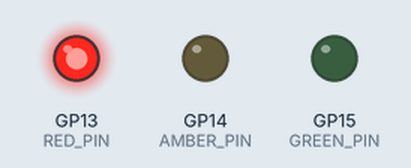
This sketch was run on a simulated Raspberry Pi Pico. Parts: output pins drawn as LEDs (lit = HIGH).

Above: at 1.5 s.
At 3.5 s:
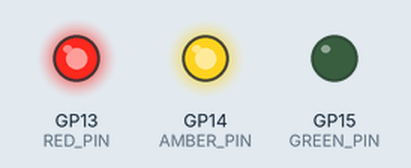
At 5.5 s:
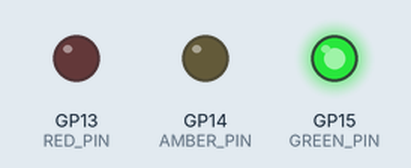
At 7.5 s:
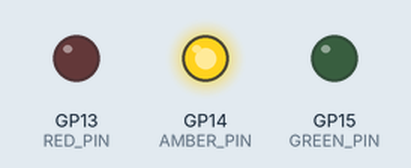
Timing chart, 0 to 10.4 s (numbered marks = the images above):
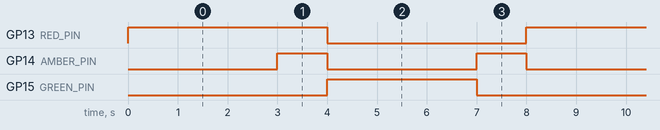

The sketch:

sketch.ino
```cpp
// ------------------------------------------------------------
// Project 04 - Traffic Light
// Simulate a traffic light sequence:
// RED -> RED+AMBER -> GREEN -> AMBER -> repeat
//
// Wiring (each LED: GPIO -> 220 ohm -> anode, cathode -> GND):
//   Red    LED: GP13 (Physical Pin 17)
//   Amber  LED: GP14 (Physical Pin 19)
//   Green  LED: GP15 (Physical Pin 20)
// ------------------------------------------------------------

const int RED_PIN   = 13;   // GP13, physical pin 17
const int AMBER_PIN = 14;   // GP14, physical pin 19
const int GREEN_PIN = 15;   // GP15, physical pin 20

void setup() {
  pinMode(RED_PIN, OUTPUT);
  pinMode(AMBER_PIN, OUTPUT);
  pinMode(GREEN_PIN, OUTPUT);
}

void allOff() {
  digitalWrite(RED_PIN, LOW);
  digitalWrite(AMBER_PIN, LOW);
  digitalWrite(GREEN_PIN, LOW);
}

void loop() {
  // Step 1: STOP - red only for 3 seconds
  allOff();
  digitalWrite(RED_PIN, HIGH);
  delay(3000);

  // Step 2: GET READY - red and amber together for 1 second
  digitalWrite(AMBER_PIN, HIGH);
  delay(1000);

  // Step 3: GO - green only for 3 seconds
  allOff();
  digitalWrite(GREEN_PIN, HIGH);
  delay(3000);

  // Step 4: SLOW DOWN - amber only for 1 second
  allOff();
  digitalWrite(AMBER_PIN, HIGH);
  delay(1000);
}
```

Measured:
- by itself, GP13 (RED_PIN): alternates HIGH for 4.0 s and LOW for 4.0 s
- by itself, GP14 (AMBER_PIN): alternates HIGH for 1.0 s and LOW for 3.0 s
- by itself, GP15 (GREEN_PIN): alternates HIGH for 3.0 s and LOW for 5.0 s
